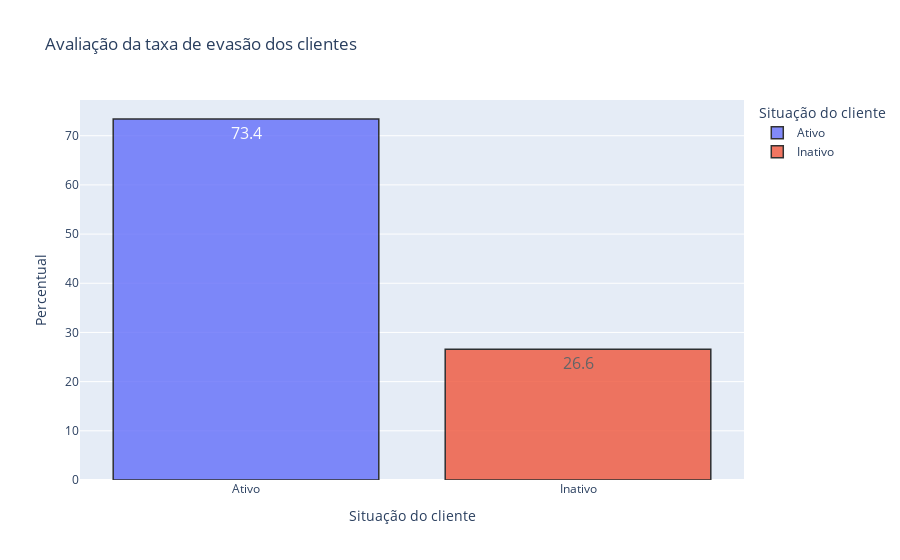

Notebook cell for this chart:
### Markdown cell above
## **3.1 - Análise da evasão de clientes**

### Code cell
# Criadno um dataframe temporário para plotar o gráfico de evasão de clientes
df_inativo = df.Cliente_Inativo.value_counts(normalize=True)*100
df_inativo = df_inativo.to_frame().reset_index()
df_inativo.columns = ['Situação do cliente', 'Percentual']
df_inativo['Situação do cliente'] = df_inativo['Situação do cliente'].map({0:'Ativo', 1:'Inativo'})
df_inativo['Percentual'] = df_inativo['Percentual'].round(1)

fig = px.bar(df_inativo, x = df_inativo['Situação do cliente'], y = df_inativo['Percentual'], color = "Situação do cliente", text='Percentual',
    title="Avaliação da taxa de evasão dos clientes")
fig.update_traces(textfont_size=16, textangle=0, textposition="inside", cliponaxis=False, opacity=0.8, marker_line_width=1.5,
    marker_line_color = 'rgb(0,0,0)')
fig.show()

### Figure 1 — Plotly figure (JSON) as saved in the notebook; plotly's stock layout.template omitted (floating-point values rounded to 4 significant figures)
{"data": [{"alignmentgroup": "True", "cliponaxis": false, "hovertemplate": "Situação do cliente=%{x}<br>Percentual=%{text}<extra></extra>", "legendgroup": "Ativo", "marker": {"color": "#636efa", "line": {"color": "rgb(0,0,0)", "width": 1.5}, "pattern": {"shape": ""}}, "name": "Ativo", "offsetgroup": "Ativo", "opacity": 0.8, "orientation": "v", "showlegend": true, "text": [73.4], "textangle": 0, "textfont": {"size": 16}, "textposition": "inside", "type": "bar", "x": ["Ativo"], "xaxis": "x", "y": [73.4], "yaxis": "y"}, {"alignmentgroup": "True", "cliponaxis": false, "hovertemplate": "Situação do cliente=%{x}<br>Percentual=%{text}<extra></extra>", "legendgroup": "Inativo", "marker": {"color": "#EF553B", "line": {"color": "rgb(0,0,0)", "width": 1.5}, "pattern": {"shape": ""}}, "name": "Inativo", "offsetgroup": "Inativo", "opacity": 0.8, "orientation": "v", "showlegend": true, "text": [26.6], "textangle": 0, "textfont": {"size": 16}, "textposition": "inside", "type": "bar", "x": ["Inativo"], "xaxis": "x", "y": [26.6], "yaxis": "y"}], "layout": {"barmode": "relative", "legend": {"title": {"text": "Situação do cliente"}, "tracegroupgap": 0}, "title": {"text": "Avaliação da taxa de evasão dos clientes"}, "xaxis": {"anchor": "y", "categoryarray": ["Ativo", "Inativo"], "categoryorder": "array", "domain": [0, 1], "title": {"text": "Situação do cliente"}}, "yaxis": {"anchor": "x", "domain": [0, 1], "title": {"text": "Percentual"}}}}
